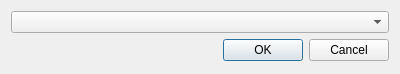
<?xml version="1.0" encoding="UTF-8"?>
<ui version="4.0">
 <class>ClipPackageDialog</class>
 <widget class="QDialog" name="ClipPackageDialog">
  <property name="geometry">
   <rect>
    <x>0</x>
    <y>0</y>
    <width>400</width>
    <height>74</height>
   </rect>
  </property>
  <property name="windowTitle">
   <string>Select Clip Package</string>
  </property>
  <layout class="QGridLayout" name="gridLayout">
   <item row="1" column="1">
    <widget class="QDialogButtonBox" name="buttonBox">
     <property name="standardButtons">
      <set>QDialogButtonBox::Cancel|QDialogButtonBox::Ok</set>
     </property>
    </widget>
   </item>
   <item row="0" column="0" colspan="2">
    <widget class="QComboBox" name="comboBox"/>
   </item>
  </layout>
 </widget>
 <resources/>
 <connections>
  <connection>
   <sender>buttonBox</sender>
   <signal>accepted()</signal>
   <receiver>ClipPackageDialog</receiver>
   <slot>accept()</slot>
   <hints>
    <hint type="sourcelabel">
     <x>251</x>
     <y>59</y>
    </hint>
    <hint type="destinationlabel">
     <x>200</x>
     <y>71</y>
    </hint>
   </hints>
  </connection>
  <connection>
   <sender>buttonBox</sender>
   <signal>rejected()</signal>
   <receiver>ClipPackageDialog</receiver>
   <slot>reject()</slot>
   <hints>
    <hint type="sourcelabel">
     <x>330</x>
     <y>51</y>
    </hint>
    <hint type="destinationlabel">
     <x>348</x>
     <y>69</y>
    </hint>
   </hints>
  </connection>
 </connections>
</ui>
